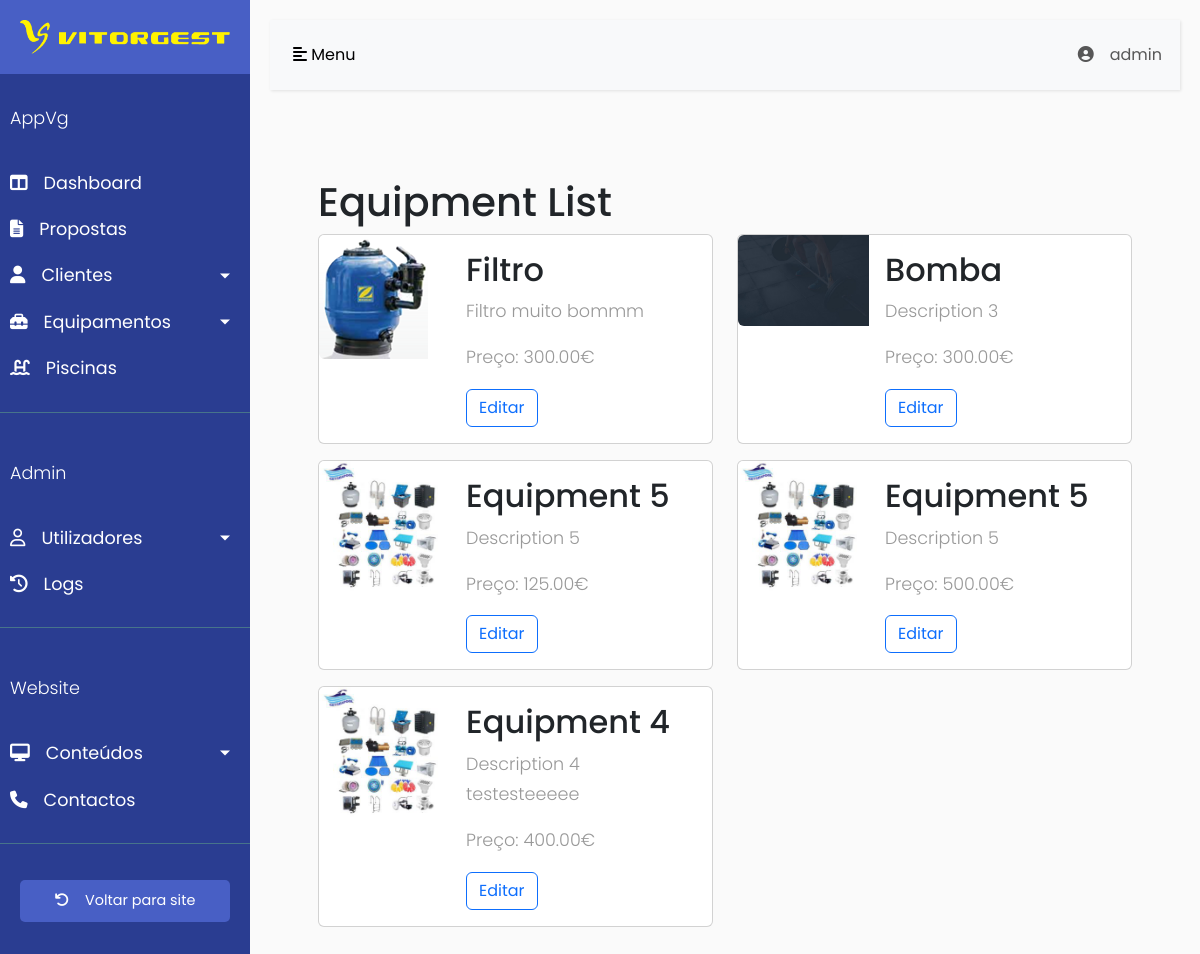
The app's page /backoffice/equipments/ (signed in) with its own data.
### backoffice/models/user.py (models this page shows)
class User(AbstractUser):
    class Role(models.TextChoices):
        ADMIN = "ADMIN", 'Admin'
        OFFICE = "OFFICE", 'Escritório'
        TECHNICIAN = "TECHNICIAN", 'Técnico'
    role = models.CharField(max_length=100, choices=Role.choices)
    phone_number = models.CharField(max_length=20, blank=True)

### backoffice/models/equipment.py (models this page shows, shortened)
class Equipment(models.Model):
    name = models.CharField(max_length=100)
    description = models.TextField()
    image = models.ImageField(upload_to='equipment/')
    price = models.DecimalField(max_digits=10, decimal_places=2)

### backoffice/views/equipment_views.py (the view)
# urls.py: path('equipments/', login_required(equipment_views.equipments), name='equipments'),
def equipments(request):
    equipmentsList = Equipment.objects.all()
    context = {
        'equipments': equipmentsList,
    }
    return render(request, 'equipment/equipments.html', context)

### backoffice/templates/equipment/equipments.html
{% extends "base.html" %}
{% block content %}
    {% load static %}
    <h1>Equipment List</h1>
    <div class="row">
        {% for equipment in equipments %}
            <div class="col-md-6">
                <div class="card mb-3">
                    <div class="row g-0">
                        <div class="col-md-4">
                            <img src="/backoffice{{ equipment.image.url }}" class="img-fluid rounded-start"
                                 alt="{{ equipment.name }}">
                        </div>
                        <div class="col-md-8">
                            <div class="card-body">
                                <h2 class="card-title">{{ equipment.name }}</h2>
                                <p class="card-text">{{ equipment.description }}</p>
                                <p class="card-text">Preço: {{ equipment.price }}€</p>
                                <a href="{% url 'edit_equipment' equipment.id %}" class="btn btn-outline-primary">Editar</a>
                            </div>
                        </div>
                    </div>
                </div>
            </div>
        {% endfor %}
    </div>
{% endblock %}

### backoffice/templates/base.html (shortened to what this page needs)
<!DOCTYPE html>
<html lang="en">
<head>
    {% load bootstrap5 %}
    {% bootstrap_css %}
    {% load static %}
    {% include 'styles.html' %}
<link href="{% static 'django_select2/django_select2.css' %}" rel="stylesheet">
</head>
<body>
<div class="wrapper">
    <nav id="sidebar">
        <div class="sidebar-header">
            <img src="{% static 'img/site-banner.png' %}" style="max-width: 100%; height: auto;">
        </div>
        <ul class="list-unstyled components">
            <p>AppVg</p>
            <li>
                <a href="{% url 'dashboard' %}"><i class="fas fa-columns icon-text"></i>Dashboard</a>
            </li>
            <li>
                <a href="{% url 'quotations' %}"><i class="fas fa-file-alt icon-text"></i>Propostas</a>
            </li>
            <li>
                <a href="#clientsSubmenu" data-toggle="collapse" aria-expanded="false"
                   class="dropdown-toggle"><i class="fas fa-user icon-text"></i>Clientes</a>
            </li>
            <li>
                <a href="#equipmentsSubmenu" data-toggle="collapse" aria-expanded="false" class="dropdown-toggle"><i
                        class="fas fa-toolbox icon-text"></i>Equipamentos</a>
            </li>
            <li>
                <a href="{% url 'pools' %}"><i class="fas fa-swimming-pool icon-text"></i>Piscinas</a>
            </li>
        </ul>
        <ul class="list-unstyled components">
            <p>Admin</p>
            <li>
                <a href="#usersSubmenu" data-toggle="collapse" aria-expanded="false"
                   class="dropdown-toggle"><i class="far fa-user icon-text"></i>Utilizadores</a>
            </li>
            <li>
                <a href="#"><i class="fas fa-history icon-text"></i>Logs</a>
            </li>
        </ul>
        <ul class="list-unstyled components">
            <p>Website</p>
            <li>
                <a href="#contentSubmenu" data-toggle="collapse" aria-expanded="false"
                   class="dropdown-toggle"><i class="fas fa-desktop icon-text"></i>Conteúdos</a>
            </li>
            <li>
                <a href="#"><i class="fas fa-phone icon-text"></i>Contactos</a>
            </li>
        </ul>
        <ul class="list-unstyled CTAs">
            <li>
                <a href="{% url 'index' %}" class="article"><i class="fas fa-undo icon-text"></i>Voltar para site</a>
            </li>
        </ul>
    </nav>
    <div id="content">
        <nav class="navbar navbar-expand-lg navbar-light bg-light pr-4">
            <div class="collapse navbar-collapse" id="navbarNavDropdown">
                <button type="button" id="sidebarCollapse" class="btn btn-light">
                    <i class="fas fa-align-left"></i>
                    <span>Menu</span>
                </button>
                <ul class="navbar-nav ms-auto">
                    <li class="nav-item dropdown">
                        <a class="nav-link" href="#" id="navbarDropdownMenuLink" role="button"
                           data-toggle="dropdown" aria-haspopup="true" aria-expanded="false">
                            <i class="fas fa-user-circle icon-text"></i>{{ user.username }}
                        </a>
                    </li>
                </ul>
            </div>
        </nav>
        <div class="p-5">
            {% block content %}
            {% endblock %}
        </div>
    </div>
</div>
</body>
</html>

### backoffice/static/css/sidebar.css (style rules this page uses)
body { font-family: 'Poppins', sans-serif; background: #fafafa; }
p { font-family: 'Poppins', sans-serif; font-size: 1.1em; font-weight: 300; line-height: 1.7em; color: #999; }
a, a:hover, a:focus { color: inherit; text-decoration: none; transition: all 0.3s; }
.navbar { padding: 15px 10px; background: #fff; border: none; border-radius: 0; margin-bottom: 40px; box-shadow: 1px 1px 3px rgba(0, 0, 0, 0.1); }
.wrapper { display: flex; width: 100%; align-items: stretch; }
#sidebar { min-width: 250px; max-width: 250px; background: #2a3d91; color: #fff; transition: all 0.3s; }
#sidebar .sidebar-header { padding: 20px; background: #485fc5; }
#sidebar ul.components { padding: 20px 0; border-bottom: 1px solid #47748b; }
#sidebar ul p { color: #fff; padding: 10px; }
#sidebar ul li a { padding: 10px; font-size: 1.1em; display: block; }
a[data-toggle="collapse"] { position: relative; }
.dropdown-toggle::after { display: block; position: absolute; top: 50%; right: 20px; transform: translateY(-50%); }
ul.CTAs { padding: 20px; }
ul.CTAs a { text-align: center; font-size: 0.9em !important; display: block; border-radius: 5px; margin-bottom: 5px; }
a.article, a.article:hover { background: #485fc5 !important; color: #fff !important; }
#content { width: 100%; padding: 20px; min-height: 100vh; transition: all 0.3s; }
.icon-text { margin-right: 16px; }

### records on screen
User: username "admin"
Equipment: image (picture), name "Filtro", description "Filtro muito bommm", price "300.00"
Equipment: image (picture), name "Bomba", description "Description 3", price "300.00"
Equipment: image (placeholder picture), name "Equipment 5", description "Description 5", price "125.00"
Equipment: image (placeholder picture), name "Equipment 5", description "Description 5", price "500.00"
Equipment: image (placeholder picture), name "Equipment 4", description "Description 4 testesteeeee", price "400.00"
